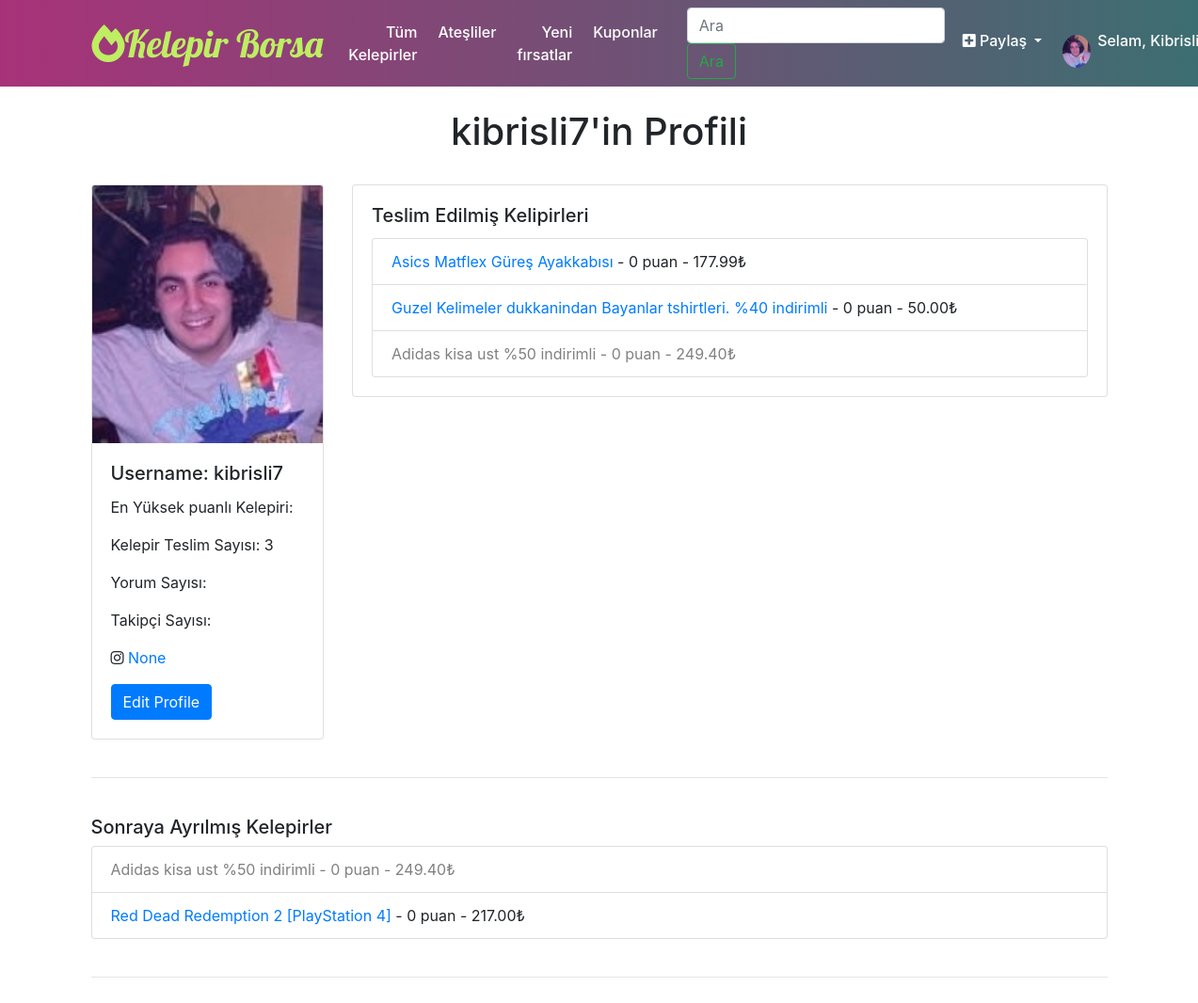
Before: /profil/1 (signed in) with the older database file.
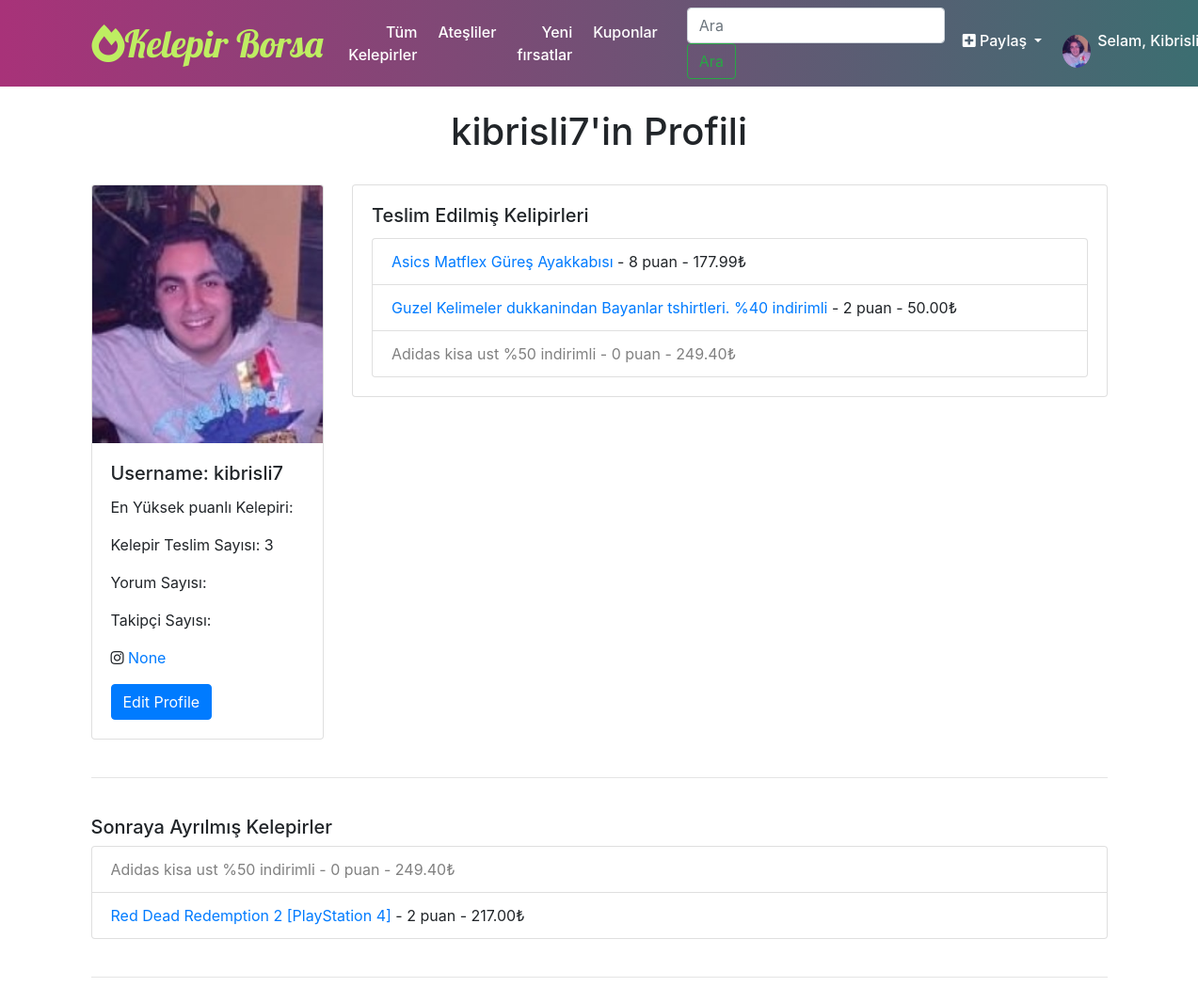
After: the same page with the newer database file.
### hesaplar/models.py (models this page shows, shortened)
class Kullanici(models.Model):
    kullanici = models.OneToOneField(User, on_delete=models.CASCADE)
    paylasimlar = models.IntegerField(default=0)
    yorumlar = models.IntegerField(default=0)
    ensicak = models.IntegerField(default=0)
    takipciler = models.IntegerField(default=0)
    dogum = models.DateField(null=True, blank=True)
    resim = models.ImageField(upload_to='profiler', null=True, blank=True, default="profiler/profile.png")
    sehir = models.CharField(max_length=200)
    insta = models.CharField(max_length=200, null=True, blank=True)

### madde/models.py (models this page shows, shortened)
class Maddeler(models.Model):
    paylasan = models.ForeignKey(User, on_delete=models.CASCADE)
    url = models.URLField(max_length=200, blank=True, null=True, help_text='<small>Kelepir internetten bulunduysa şurda websiteyi palşın</small>',)
    satici = models.CharField(max_length=200, blank=True)
    fiyat = models.DecimalField(max_digits=5, decimal_places=2,help_text='İndirimi fıyat', verbose_name='Fıyat')
    orjinalFiyat = models.DecimalField(max_digits=5, decimal_places=2, blank=True, null=True,help_text='Orjinal fıyat',verbose_name='orjinal Fıyatı')
    kargo = models.BooleanField(help_text='Kargo ücretsizse burayı tıklayın')
    kupon = models.CharField(max_length=100, blank=True, help_text='Bildirmek istediğiniz kupon varsa, buraya yazın')
    baslik = models.CharField(max_length=300, help_text='Kısa bir tanımlayıcı başlık', verbose_name='Başlık')
    ayrintilar = RichTextField(max_length=1000, help_text='Kelepiri kendi sözlerinizle anlatın ve neden kaçılmaz fırsat olduğunu başkalarına açıklayın.' ,verbose_name='Detaylı ayrıntılar')
    goruntu = models.ImageField(upload_to='madde_goruntuleri', null=True, blank=True, default="madde_goruntuleri/shopping.jpg", help_text='bir resim yüklemek, başkalarının anlaşmayı daha iyi anlamasına yardımcı olur', verbose_name='Görüntü')
    katagori = models.ManyToManyField('Katagoriler')
    bas_tarih = models.DateField(blank=True, null=True,verbose_name='İndirimin Başlangıç Tarihi')
    son_tarih = models.DateField(blank=True, null=True, verbose_name='İndirimin bitme tarihi')
    online = models.BooleanField(help_text='Yerel fırsat (mağazada / çevrimdışı)')
    diyar = models.CharField(max_length=100, blank=True)
    derece = models.IntegerField(default=0)
    duyurmaTarihi = models.DateTimeField(default=timezone.now) # auto_now=False, auto_now_add=True, blank=True
    slug = models.SlugField(max_length=250, unique_for_date='duyurmaTarihi')
    kaynamavakti = models.DateTimeField(null=True, blank=True, auto_now=False, auto_now_add=False)
    bookmarked = models.ManyToManyField(User, related_name='bookmarked', default=None, blank=True)
    tukenmiscagiri = models.ManyToManyField(User, related_name='expired_call', default=None, blank=True)
    aktif = models.BooleanField(default=True)
    oylar = models.IntegerField(default=0)
    oyveren = models.ManyToManyField(User, blank=True, related_name="collected_votes")
    w3w = models.CharField(max_length=100, blank=True,verbose_name='What3Words', help_text='<a href="https://what3words.com/susma.hurma.e%C5%9Fyal%C4%B1"><small>Yardım ve örnek için şurayı tıklayın</small></a>')
    """@property
    def total_degrees(self):
        return self.derece"""

### madde/views.py (the view)
# urls.py: path('profil/<int:pk>', views.profil_detay, name='profil_detay'),
def profil_detay(request, pk):
    kullanici = get_object_or_404(User, pk=pk)
    profil = get_object_or_404(Kullanici, pk=pk)
    bookmarked = Maddeler.objects.filter(bookmarked=kullanici.id)
    kelepirler = Maddeler.objects.filter(paylasan=kullanici.id)
    instagram = 'http://www.instagram.com/'
    insta_handle = urllib.parse.urljoin(instagram, profil.insta)
    context = {'profil':profil, 'kullanici':kullanici, 'kelepirler':kelepirler, 'bookmarked':bookmarked, 'insta_handle':insta_handle}
    return render(request, 'registration/profil_gor.html', context)

### templates/registration/profil_gor.html
{% extends 'temel.html' %}
{% block content %}
<br>
<h1 align=center>{{kullanici.username}}'in Profili</h1>
<br>
<div class="container">
  <div class="row">
    <div class="col-sm-3">
      <div class="card">
        <img src="{{profil.resim.url}} " class="card-img-top" alt="...">
        <div class="card-body">
          <h5 class="card-title">Username: {{kullanici.username}}</h5>
          <p class="card-text">En Yüksek puanlı Kelepiri: {{profil.kullanici.ensicak}}</p>
          <p class="card-text">Kelepir Teslim Sayısı: {{kelepirler.count}}</p>
          <p class="card-text">Yorum Sayısı: </p>
          <p class="card-text">Takipçi Sayısı:</p>
          <p class="card-text"><i class="fab fa-instagram"></i> <a href="{{insta_handle}}">{{profil.insta}}</a> </p>
          {% if user == request.user and request.user.is_authenticated %}
            <a href="{% url 'edit_profile' %}" class="btn btn-primary">Edit Profile</a>
          {% endif %}
        </div>
      </div>
    </div>
    <div class="col-sm-9">
      <div class="card">
        <div class="card-body">
          <h5 class="card-title">Teslim Edilmiş Kelipirleri</h5>
          <ul class="list-group">
            {% for kelepir in kelepirler %}
              {% if kelepir.aktif %}
                <li class="list-group-item"><a href="{% url 'madde_detay' kelepir.id %}">{{kelepir.baslik}}</a> - {{kelepir.derece}} puan - {{kelepir.fiyat}}₺</li>
              {% else %}
                <li class="list-group-item" style="color:Grey"><a style="color:Grey" href="{% url 'madde_detay' kelepir.id %}">{{kelepir.baslik}}</a> - {{kelepir.derece}} puan - {{kelepir.fiyat}}₺</li>
              {% endif %}
            {% endfor %}
          </ul>
        </div>
      </div>
    </div>
  </div>
<br><hr><br>
  {% if user == request.user and request.user.is_authenticated %}
    <h5>Sonraya Ayrılmış Kelepirler</h5>
    <ul class="list-group">
      {% for kelepir in bookmarked %}
        {% if kelepir.aktif %}
          <li class="list-group-item"><a href="{% url 'madde_detay' kelepir.id %}">{{kelepir.baslik}}</a> - {{kelepir.derece}} puan - {{kelepir.fiyat}}₺</li>
        {% else %}
          <li class="list-group-item" style="color:Grey"><a style="color:Grey" href="{% url 'madde_detay' kelepir.id %}">{{kelepir.baslik}}</a> - {{kelepir.derece}} puan - {{kelepir.fiyat}}₺</li>
        {% endif %}
      {% endfor %}
    </ul>
  {% endif %}
  <br><hr><br>
{% endblock %}

### templates/temel.html (shortened to what this page needs)
{% load static %}
<!DOCTYPE html>
<html lang="tr" dir="ltr">
  <head>
    <link rel="stylesheet" href="{% static 'css/navbar.css' %}">
    <link rel="stylesheet" href="{% static 'css/style.css' %}">
    <link rel="stylesheet" href="https://stackpath.bootstrapcdn.com/bootstrap/4.5.0/css/bootstrap.min.css">
    <link rel="stylesheet" href="https://use.fontawesome.com/releases/v5.14.0/css/all.css">
  </head>
  <body>
    {%  include 'navbar.html' %}
    <div class="container">
      {% block content %}
      {% endblock content %}
    </div>
  </body>
</html>

### templates/navbar.html (shortened to what this page needs)
{% load static %}
<div class="header">
  <div class="menu-bar">
    <div class="container">
      <nav class="navbar navbar-expand-md navbar-light">
        <a class="navbar-brand" href="/"><i class="fas fa-fire-alt fa-2x"></i><span class="navText">Kelepir Borsa</span></a>
        <div class="collapse navbar-collapse" id="navbarNav">
          <ul class="navbar-nav">
            <li class="nav-item">
              <a class="nav-link" href="/">Tüm Kelepirler</a>
            </li>
            <li class="nav-item">
              <a class="nav-link" href="{% url 'ensicakkel' %}">Ateşliler</a>
            </li>
            <li class="nav-item">
              <a class="nav-link" href="{% url 'newdeals' %}">Yeni fırsatlar</a>
            </li>
            <li class="nav-item">
              <a class="nav-link" href="{% url 'kuponlarindeksi' %}">Kuponlar</a>
            </li>
          </ul>
        </div>
        <form class="form-inline my-2 my-lg-0" action="{% url 'index' %}">
          <input class="form-control mr-sm-2" type="search" placeholder="Ara" aria-label="Ara" name='q'>
          <button class="btn btn-outline-success my-2 my-sm-0" type="submit">Ara</button>
        </form>
        <ul class="navbar-nav navbar-right">
          {% if user.is_authenticated %}
          <li class="nav-item dropdown">
            <a class="nav-link dropdown-toggle" href="#" id="navbarDropdown" role="button" data-toggle="dropdown" aria-haspopup="true" aria-expanded="false">
              <i class="fas fa-plus-square"></i> Paylaş
            </a>
          <li class="nav-item dropdown">
            <a class="nav-link dropdown-toggle" href="#" id="navbarDropdown" role="button" data-toggle="dropdown" aria-haspopup="true" aria-expanded="false">
              {% if request.user.kullanici.resim %}
                <img src="{{ request.user.kullanici.resim.url }}" class="navbar-img rounded-circle">
              {% else %}
                <img src="/static/images/profiler/profile.png" class="navbar-img">
              {% endif %}
              Selam, {{request.user|capfirst}}
            </a>
          </li>
          {% endif %}
        </ul>
      </nav>
    </div>
  </div>
</div>

### static/css/navbar.css (style rules this page uses)
* { margin: 0px; padding: 0px; //font-family: 'Roboto', sans-serif; }
.menu-bar { background-image: linear-gradient(-90deg, #3c6e71, #a83279); }
.navbar-brand { color: #beee62!important; }
.navText { font-family: 'Lobster', cursive; font-size: 40px; }
.nav-link { font-size: 16px; margin: 3px; color: #fff!important; font-weight: 500; }
.navbar-nav { text-align: right; margin-right: 20px; }

### static/css/style.css (style rules this page uses)
.navbar-img { width: 30px; height: 35px; float: left; background-size: auto 100%; margin-top: 5%; margin-right: 5%; }

Changed rows visible on the page:
changed Maddeler "Asics Matflex Güreş Ayakkabısı": derece "0" → "8"
changed Maddeler "Guzel Kelimeler dukkanindan Bayanlar tshirtleri. %40 indirimli": derece "0" → "2"
changed Maddeler "Red Dead Redemption 2 [PlayStation 4]": derece "0" → "2"
